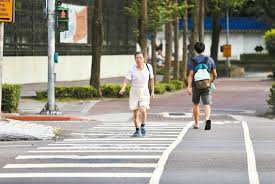
#> input picture core/person.jpg, 275 x 184 px
$ python HumanCheck.py
#> lines starting #> are read from the running program, lines starting #| are printed output that depends on the picture; after the words box and inside, x2 and y2 are one past the last pixel; in counts of white or black regions, pixels touching at a corner belong together
import cv2
from imutils.object_detection import non_max_suppression
import numpy as np


def personpick(picturepath):
#> called with picturepath = 'person.jpg'
    img = cv2.imread(picturepath)
#> img is the input picture: shape (184, 275, 3); mean B, G, R 139.1, 148.8, 152.1
    orig = img.copy()
    # 定义HOG对象，采用默认参数
    defaultHog = cv2.HOGDescriptor()
    # 设置SVM分类器，用默认分类器
    defaultHog.setSVMDetector(cv2.HOGDescriptor_getDefaultPeopleDetector())
    # 这里对整张图片进行裁剪
    (rects, weights) = defaultHog.detectMultiScale(img, winStride=(4, 4),padding=(8, 8), scale=1.05)
#> rects = [[165, 15, 71, 141], [104, 18, 70, 139]]; weights = [2.57, 1.65]
    for (x, y, w, h) in rects:
        cv2.rectangle(orig, (x, y), (x + w, y + h), (0, 0, 255), 2)
#> this loop made 2 passes
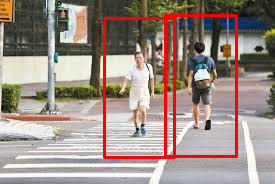
#> orig: shape (184, 275, 3); 4.91% of pixels changed, all inside (x1, y1, x2, y2) = (103, 14, 238, 159)
    rects = np.array([[x, y, x + w, y + h] for (x, y, w, h) in rects])
#> rects = [[165, 15, 236, 156], [104, 18, 174, 157]]
    pick = non_max_suppression(rects, probs=None, overlapThresh=0.65)
#> pick = [[104, 18, 174, 157], [165, 15, 236, 156]]
    print('检测到人：')
    print(pick)
#| [[104  18 174 157]
#|  [165  15 236 156]]
    for (xA, yA, xB, yB) in pick:
        cv2.rectangle(orig, (xA, yA), (xB, yB), (0, 255, 0), 2)
#> this loop made 2 passes
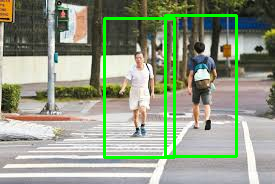
#> orig: shape (184, 275, 3); 4.91% of pixels changed, all inside (x1, y1, x2, y2) = (103, 14, 238, 159)
    cv2.imshow("Before NMS", img)
    cv2.imshow("After NMS", orig)
    cv2.waitKey(0)

if __name__ == '__main__':
     personpick("person.jpg")

$ run again, with core/huge.jpg copied over core/person.jpg
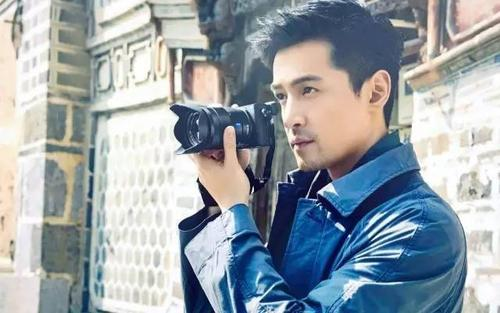
#> input picture core/huge.jpg, 500 x 313 px
#> in personpick, img is the input picture: shape (313, 500, 3); mean B, G, R 168.4, 161.7, 152.5
#> in personpick, `(rects, weights) = defaultHog.detectMultiScale(img, winStride=(4, 4),p..`: rects = [[344, 39, 67, 133]]; weights = [0.175]
#> the loop in personpick, `for (x, y, w, h) in rects:` made 1 pass
#> after the loop in personpick, `for (x, y, w, h) in rects:`:
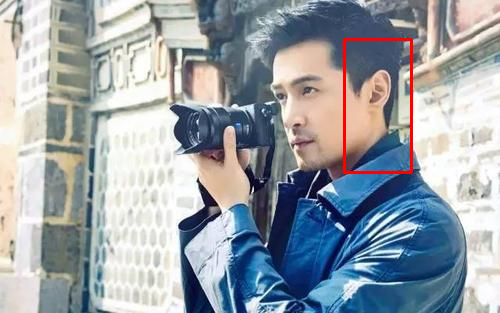
#> orig: shape (313, 500, 3); 0.76% of pixels changed, all inside (x1, y1, x2, y2) = (343, 38, 413, 174)
#> in personpick, `rects = np.array([[x, y, x + w, y + h] for (x, y, w, h) in rects])`: rects = [[344, 39, 411, 172]]
#| [[344  39 411 172]]
#> the loop in personpick, `for (xA, yA, xB, yB) in pick:` made 1 pass
#> after the loop in personpick, `for (xA, yA, xB, yB) in pick:`:
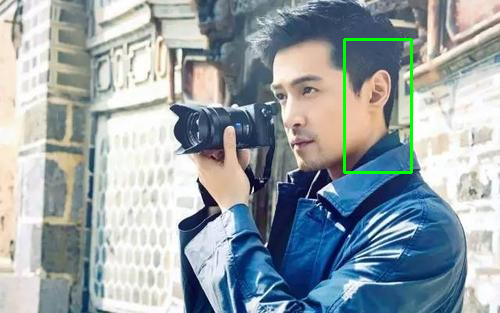
#> orig: shape (313, 500, 3); 0.76% of pixels changed, all inside (x1, y1, x2, y2) = (343, 38, 413, 174)
